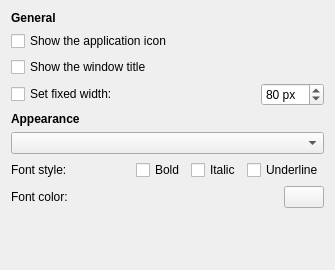
<?xml version="1.0" encoding="UTF-8"?>
<ui version="4.0">
 <class>applicationnameConfig</class>
 <widget class="QWidget" name="applicationnameConfig">
  <property name="geometry">
   <rect>
    <x>0</x>
    <y>0</y>
    <width>335</width>
    <height>270</height>
   </rect>
  </property>
  <property name="windowTitle">
   <string>Configure Application Title Plasmoid</string>
  </property>
  <layout class="QVBoxLayout" name="verticalLayout">
   <item>
    <widget class="QLabel" name="label_3">
     <property name="font">
      <font>
       <weight>75</weight>
       <bold>true</bold>
      </font>
     </property>
     <property name="text">
      <string>General</string>
     </property>
    </widget>
   </item>
   <item>
    <widget class="QCheckBox" name="kcfg_showApplicationIcon">
     <property name="text">
      <string>Show the application icon</string>
     </property>
    </widget>
   </item>
   <item>
    <widget class="QCheckBox" name="kcfg_showWindowTitle">
     <property name="toolTip">
      <string/>
     </property>
     <property name="text">
      <string>Show the window title</string>
     </property>
    </widget>
   </item>
   <item>
    <layout class="QHBoxLayout" name="horizontalLayout">
     <item>
      <widget class="QCheckBox" name="kcfg_fixedWidth">
       <property name="text">
        <string>Set fixed width:</string>
       </property>
      </widget>
     </item>
     <item>
      <spacer name="horizontalSpacer_4">
       <property name="orientation">
        <enum>Qt::Horizontal</enum>
       </property>
       <property name="sizeHint" stdset="0">
        <size>
         <width>40</width>
         <height>20</height>
        </size>
       </property>
      </spacer>
     </item>
     <item>
      <widget class="QSpinBox" name="kcfg_width">
       <property name="suffix">
        <string> px</string>
       </property>
       <property name="minimum">
        <number>10</number>
       </property>
       <property name="maximum">
        <number>999</number>
       </property>
       <property name="value">
        <number>80</number>
       </property>
      </widget>
     </item>
    </layout>
   </item>
   <item>
    <widget class="QLabel" name="label_4">
     <property name="font">
      <font>
       <weight>75</weight>
       <bold>true</bold>
      </font>
     </property>
     <property name="text">
      <string>Appearance</string>
     </property>
    </widget>
   </item>
   <item>
    <widget class="KFontComboBox" name="kcfg_font"/>
   </item>
   <item>
    <layout class="QHBoxLayout" name="horizontalLayout_2">
     <item>
      <widget class="QLabel" name="label">
       <property name="text">
        <string>Font style:</string>
       </property>
      </widget>
     </item>
     <item>
      <spacer name="horizontalSpacer_3">
       <property name="orientation">
        <enum>Qt::Horizontal</enum>
       </property>
       <property name="sizeHint" stdset="0">
        <size>
         <width>40</width>
         <height>20</height>
        </size>
       </property>
      </spacer>
     </item>
     <item>
      <widget class="QCheckBox" name="kcfg_bold">
       <property name="text">
        <string>Bold</string>
       </property>
      </widget>
     </item>
     <item>
      <widget class="QCheckBox" name="kcfg_italic">
       <property name="text">
        <string>Italic</string>
       </property>
      </widget>
     </item>
     <item>
      <widget class="QCheckBox" name="kcfg_underline">
       <property name="text">
        <string>Underline</string>
       </property>
      </widget>
     </item>
    </layout>
   </item>
   <item>
    <layout class="QHBoxLayout" name="horizontalLayout_3">
     <item>
      <widget class="QLabel" name="label_2">
       <property name="text">
        <string>Font color:</string>
       </property>
      </widget>
     </item>
     <item>
      <spacer name="horizontalSpacer">
       <property name="orientation">
        <enum>Qt::Horizontal</enum>
       </property>
       <property name="sizeHint" stdset="0">
        <size>
         <width>40</width>
         <height>20</height>
        </size>
       </property>
      </spacer>
     </item>
     <item>
      <widget class="KColorButton" name="kcfg_color">
       <property name="sizePolicy">
        <sizepolicy hsizetype="Minimum" vsizetype="Fixed">
         <horstretch>0</horstretch>
         <verstretch>0</verstretch>
        </sizepolicy>
       </property>
      </widget>
     </item>
    </layout>
   </item>
   <item>
    <spacer name="verticalSpacer">
     <property name="orientation">
      <enum>Qt::Vertical</enum>
     </property>
     <property name="sizeHint" stdset="0">
      <size>
       <width>20</width>
       <height>15</height>
      </size>
     </property>
    </spacer>
   </item>
  </layout>
 </widget>
 <customwidgets>
  <customwidget>
   <class>KColorButton</class>
   <extends>QPushButton</extends>
   <header>kcolorbutton.h</header>
  </customwidget>
  <customwidget>
   <class>KComboBox</class>
   <extends>QComboBox</extends>
   <header>kcombobox.h</header>
  </customwidget>
  <customwidget>
   <class>KFontComboBox</class>
   <extends>KComboBox</extends>
   <header>kfontcombobox.h</header>
  </customwidget>
 </customwidgets>
 <resources/>
 <connections/>
</ui>
